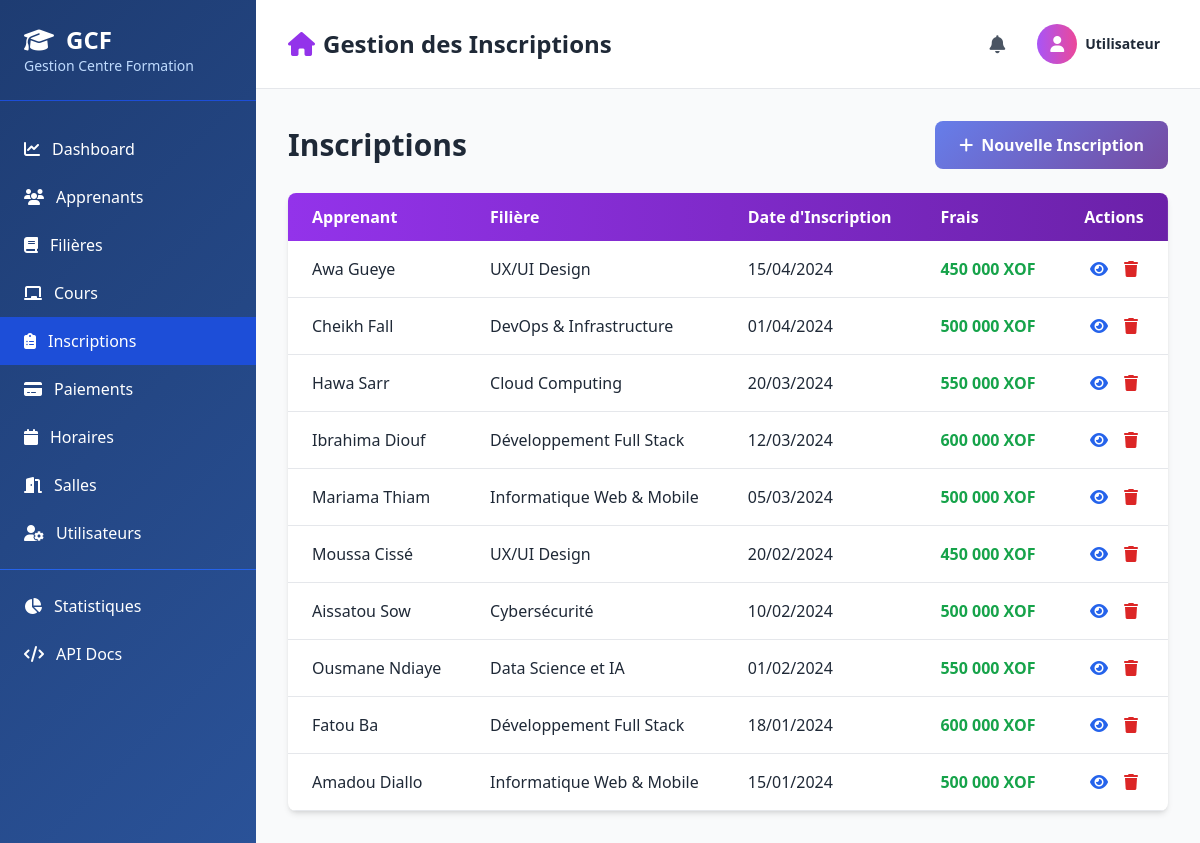
Screenshot of /pages/inscriptions.php with the database file from the repository.
### tables this page shows
CREATE TABLE `inscription` (
  `id_inscription` int(11) NOT NULL,
  `date_inscription` date NOT NULL,
  `frais_inscription` decimal(10,2) DEFAULT NULL,
  `id_apprenant` int(11) DEFAULT NULL,
  `id_filiere` int(11) DEFAULT NULL
);

CREATE TABLE `apprenant` (
  `id_apprenant` int(11) NOT NULL,
  `nom` varchar(100) NOT NULL,
  `prenom` varchar(100) NOT NULL,
  `telephone` varchar(20) DEFAULT NULL,
  `adresse` varchar(255) DEFAULT NULL
);

CREATE TABLE `filiere` (
  `id_filiere` int(11) NOT NULL,
  `nom` varchar(100) NOT NULL,
  `duree` varchar(50) DEFAULT NULL,
  `frais_mensuel` decimal(10,2) DEFAULT NULL
);

### classes/Inscription.php (called while the page is built, shortened)
<?php
class Inscription {
    private $conn;
    private $table = 'inscription';
    public function __construct($db) {
        $this->conn = $db;
    }
    public function getAll() {
        $query = "SELECT i.*, a.nom, a.prenom, f.nom as filiere_nom
                  FROM " . $this->table . " i
                  LEFT JOIN apprenant a ON i.id_apprenant = a.id_apprenant
                  LEFT JOIN filiere f ON i.id_filiere = f.id_filiere
                  ORDER BY i.date_inscription DESC";
        $stmt = $this->conn->prepare($query);
        $stmt->execute();
        return $stmt->fetchAll(PDO::FETCH_ASSOC);
    }
}

### pages/inscriptions.php (the view, shortened to what this page needs)
<?php
require_once __DIR__ . '/../classes/Inscription.php';
$database = new Database();
$db = $database->connect();
$inscription = new Inscription($db);
$inscriptions = $inscription->getAll();
include __DIR__ . '/../includes/header.php';
?>
                <div class="flex justify-between items-center mb-6">
                    <h2 class="text-3xl font-bold text-gray-800">Inscriptions</h2>
                    <button onclick="openModal('addModal')" class="btn-primary text-white px-6 py-3 rounded-lg font-semibold flex items-center">
                        <i class="fas fa-plus mr-2"></i>Nouvelle Inscription
                    </button>
                </div>
                <div class="bg-white rounded-lg shadow-md overflow-hidden">
                    <div class="overflow-x-auto">
                        <table class="w-full" id="inscriptionTable">
                            <thead class="bg-gradient-to-r from-purple-600 to-purple-800 text-white">
                                <tr>
                                    <th class="px-6 py-3 text-left">Apprenant</th>
                                    <th class="px-6 py-3 text-left">Filière</th>
                                    <th class="px-6 py-3 text-left">Date d'Inscription</th>
                                    <th class="px-6 py-3 text-left">Frais</th>
                                    <th class="px-6 py-3 text-center">Actions</th>
                                </tr>
                            </thead>
                            <tbody>
                                <?php foreach ($inscriptions as $insc): ?>
                                <tr class="table-row border-b hover:bg-gray-50">
                                    <td class="px-6 py-4 text-gray-800"><?php echo htmlspecialchars($insc['prenom'] . ' ' . $insc['nom']); ?></td>
                                    <td class="px-6 py-4 text-gray-800"><?php echo htmlspecialchars($insc['filiere_nom'] ?? '-'); ?></td>
                                    <td class="px-6 py-4 text-gray-800"><?php echo date('d/m/Y', strtotime($insc['date_inscription'])); ?></td>
                                    <td class="px-6 py-4 text-green-600 font-bold"><?php echo number_format($insc['frais_inscription'], 0, ',', ' '); ?> XOF</td>
                                    <td class="px-6 py-4 text-center">
                                        <a href="inscription-detail.php?id=<?php echo $insc['id_inscription']; ?>" class="text-blue-600 hover:text-blue-800 mr-3" title="Détails">
                                            <i class="fas fa-eye"></i>
                                        </a>
                                        <a href="?delete=<?php echo $insc['id_inscription']; ?>" class="text-red-600 hover:text-red-800" onclick="return confirm('Êtes-vous sûr?')">
                                            <i class="fas fa-trash"></i>
                                        </a>
                                    </td>
                                </tr>
                                <?php endforeach; ?>
                            </tbody>
                        </table>
                    </div>
                </div>
<?php include __DIR__ . '/../includes/footer.php'; ?>

### includes/header.php (style rules this page uses)
body { background: linear-gradient(135deg, #667eea 0%, #764ba2 100%); min-height: 100vh; }
.btn-primary { background: linear-gradient(135deg, #667eea 0%, #764ba2 100%); transition: all 0.3s ease; }

### rows the page displays
inscription: id_apprenant.nom "Awa Gueye", id_filiere.nom "UX/UI Design", date_inscription "15/04/2024", frais_inscription "450 000"
inscription: id_apprenant.nom "Cheikh Fall", id_filiere.nom "DevOps & Infrastructure", date_inscription "01/04/2024", frais_inscription "500 000"
inscription: id_apprenant.nom "Hawa Sarr", id_filiere.nom "Cloud Computing", date_inscription "20/03/2024", frais_inscription "550 000"
inscription: id_apprenant.nom "Ibrahima Diouf", id_filiere.nom "Développement Full Stack", date_inscription "12/03/2024", frais_inscription "600 000"
inscription: id_apprenant.nom "Mariama Thiam", id_filiere.nom "Informatique Web & Mobile", date_inscription "05/03/2024", frais_inscription "500 000"
inscription: id_apprenant.nom "Moussa Cissé", id_filiere.nom "UX/UI Design", date_inscription "20/02/2024", frais_inscription "450 000"
inscription: id_apprenant.nom "Aissatou Sow", id_filiere.nom "Cybersécurité", date_inscription "10/02/2024", frais_inscription "500 000"
inscription: id_apprenant.nom "Ousmane Ndiaye", id_filiere.nom "Data Science et IA", date_inscription "01/02/2024", frais_inscription "550 000"
inscription: id_apprenant.nom "Fatou Ba", id_filiere.nom "Développement Full Stack", date_inscription "18/01/2024", frais_inscription "600 000"
inscription: id_apprenant.nom "Amadou Diallo", id_filiere.nom "Informatique Web & Mobile", date_inscription "15/01/2024", frais_inscription "500 000"

### other values shown
$page_title "Gestion des Inscriptions"
